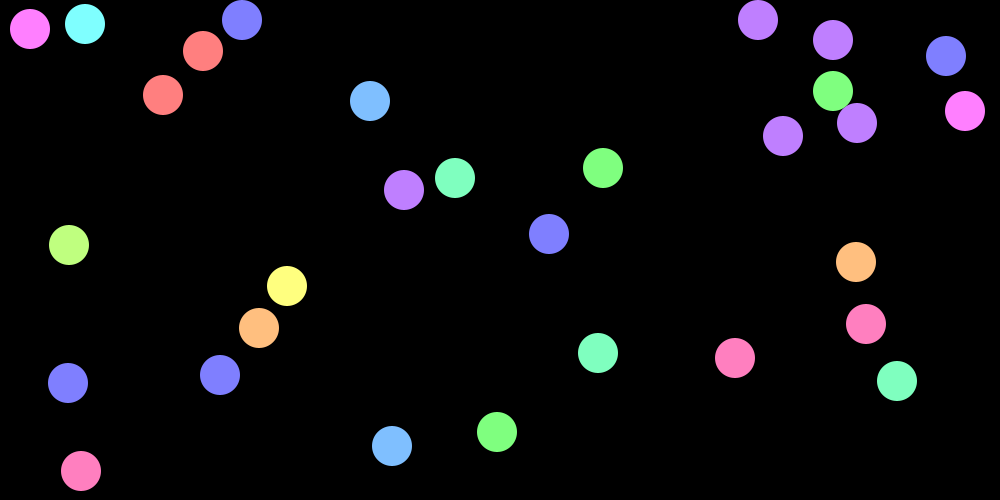
Frame 1 (no input)
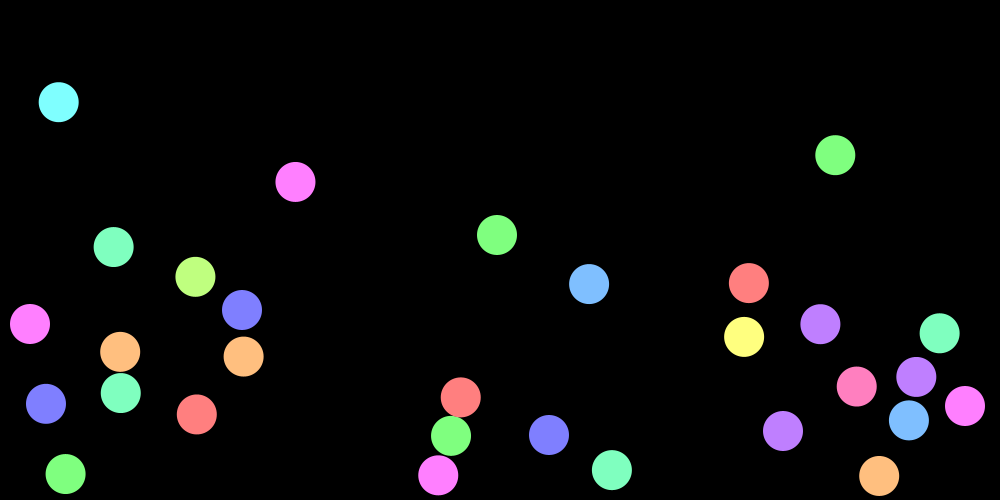
Frame 60 (the mouse pressed at the canvas centre just before this capture)
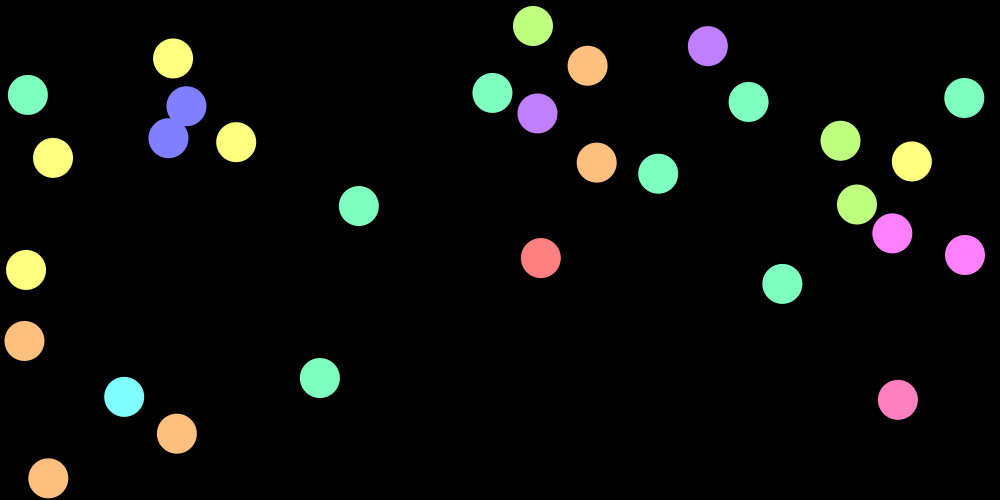
Frame 120 (the mouse held since frame 60 and released just before this capture)

The Processing sketch that drew these frames (run headless with seeded random() and noise(); from frame 60 on, the mouse is pressed at the canvas centre):

// Processing sketch: ball
// ── ball.pde
class Circle{
	private float x,y;				//座標
	private float across;			//円の直径
	private PVector speed; 			//速度ベクトル
	private color c;				//色
	private int id;

	Circle(int id,float y,float x,color c,float across){
		this.y = y;
		this.x = x;
		this.across = across;
		this.c = c;
		speed = new PVector(0,5);
		this.id = id;
	}

	public void update(){
		y += speed.y;
		x += speed.x;

		if(y+across/2.0 > height){
			speed.y *= -1;
			y = height - across/2.0;

		}else if(y-across/2.0 < 0){
			speed.y *= -1;
			y = across/2.0;
		}
		if(x+across/2.0 > width){
			speed.x *= -1;
			x = width - across/2.0;
		}else if( x-across/2.0 < 0){
			speed.x *= -1;
			x = across/2.0;
		}

		fill(c);
		ellipse(x, y, this.across, across);
	}

	public float getX(){
		return this.x;
	}

	public float getY(){
		return this.y;
	}

	public float getAcross(){
		return this.across;
	}

	public PVector getSpeedVector(){
		return this.speed;
	}

	public void rotateSpeedVector(float rad){
		this.speed.rotate(rad);
	}

	public void changeColor(){
		this.c = colors[ int(random(0, colors.length ))  ];
	}
}



Circle[] ball;
final int ball_num = 30;
final color colors[] = {color(0xff, 0x7f, 0x7f), color(0xff, 0x7f, 0xbf), color(0xff, 0x7f, 0xff), color(0xbf, 0x7f, 0xff), color(0x7f, 0x7f, 0xff), color(0x7f, 0xbf, 0xff), color(0x7f, 0xff, 0xff), color(0x7f, 0xff, 0xbf), color(0x7f, 0xff, 0x7f), color(0xbf, 0xff, 0x7f), color(0xff, 0xff, 0x7f), color(0xff, 0xbf, 0x7f)};
final float ball_size = 40.0;

void setup(){
	size(1000,500);
	smooth();
	noStroke();
	colorMode(RGB,256);


	ball = new Circle[ball_num];

	for(int i=0;i<ball_num;i++){
		ball[i] = new Circle(i,int(random(0,height)), int(random(0,width)), colors[ int(random(0, colors.length )) ], ball_size);
	}
//	frameRate(100);
}

void draw(){
	background(0,0,0);
	for(int i=0;i<ball_num;i++){
		ball[i].update();
	}
	
	for(int i=0;i<ball_num;i++){
		for(int j=0;j<ball_num;j++){
			float dist = sqrt(sq(abs(ball[i].getX()-ball[j].getX())) + sq(abs(ball[i].getY()-ball[j].getY())));
			float min_dist = ball[i].getAcross()/2.0 + ball[j].getAcross()/2.0;
			if(i != j && dist < min_dist){
				PVector pv = new PVector(ball[i].getX()-ball[j].getX(), ball[i].getY()-ball[j].getY());
				float rad = PVector.angleBetween(ball[i].getSpeedVector(),pv);
				ball[i].rotateSpeedVector(rad);
				ball[i].changeColor();
			}
		}
	}
}
